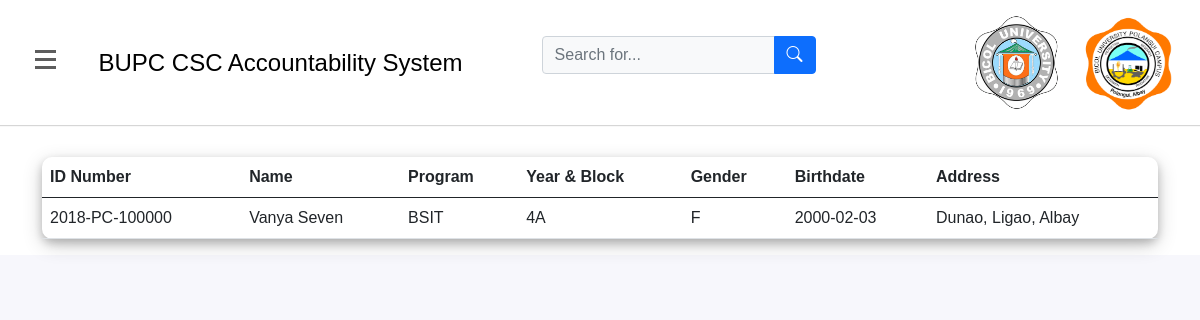
The app's page /admin/student_info.php (signed in) with its own data.
### tables this page shows
CREATE TABLE `student_info` (
  `stud_id` varchar(50) NOT NULL,
  `bu_email` varchar(256) NOT NULL,
  `stud_name` varchar(255) NOT NULL,
  `stud_program` varchar(128) NOT NULL,
  `stud_year_block` varchar(30) NOT NULL,
  `gender` varchar(11) NOT NULL COMMENT 'M-male, F-female',
  `stud_birthdate` date NOT NULL COMMENT 'yyyy-mm-dd',
  `stud_address` varchar(256) NOT NULL COMMENT 'brgy/city/province'
);

### admin/student_info.php (the view, shortened to what this page needs)
<?php
include_once "../includes/db_conn.php";
if(isset($_SESSION['user_type']) && isset($_SESSION['stud_id']) ){
?>
<!doctype html>
<html lang="en">
  <head>
    <link rel="stylesheet" href="https://cdn.jsdelivr.net/npm/bootstrap@5.0.1/dist/css/bootstrap.min.css" >
    <link rel="stylesheet" href="https://cdn.jsdelivr.net/npm/bootstrap-icons@1.5.0/font/bootstrap-icons.css">
    <link rel="stylesheet" href="../css/dash.css">
    <link rel="stylesheet" href="https://use.fontawesome.com/releases/v5.7.2/css/all.css" >
  </head>
  <body>
  <div id="wrapper">
        <div id="page-content-wrapper">
			<div id="content">
       <div class="container-fluid p-0 px-lg-0 px-md-0">
        <nav class="navbar navbar-expand navbar-light my-navbar">
            <div type="button"  id="bar" class="nav-icon1 hamburger animated fadeInLeft is-closed" data-toggle="offcanvas">
               <span></span>
			    <span></span>
				 <span></span>
            </div>
          <div class="container-fluid">
             <div id="nav-alert">
                  <a href="index.php">BUPC CSC Accountability System</a>
              </div>
               <form class="d-flex">
               <div class="input-group mb-3">
               <input type="text" class="form-control bg-light " placeholder="Search for..." aria-label="Search">
               <button class="btn btn-primary" type="button">
               <i class="bi bi-search"></i>
               </button>
               </div>
               </form>
               <div>
               <img class="img-profile " src="../img/logo2.png" width="115px" height="105px">
                  <img class="img-profile" src="../img/logo1.png" width="100px" height="100px">
               </div>
             </div>
        </nav>
        <section id="content">
            <div class="main__container" style="margin-top:2rem;">
             <div class="container__fluid">
                    <div class="row" id="contentPanel">
                    <div class="col-12">
                        <?php
                                            $sql =" SELECT `stud_id`
                                                            , `stud_name`
                                                            , `stud_program`
                                                            , `stud_year_block`
                                                            , `gender`
                                                            , `stud_birthdate`
                                                            , `stud_address`
                                                            FROM `student_info` ;";
                            $stmt=mysqli_stmt_init($conn);
                            if (!mysqli_stmt_prepare($stmt, $sql)){
                              header("location: student_info.php?error");
                                exit();
                                }
                                mysqli_stmt_execute($stmt);
                                $resultData = mysqli_stmt_get_result($stmt); ?>
                            <div class="container">
                                <div class="row">
                                    <table class="table table-hover" style="box-shadow: 0 4px 8px 0 rgba(0, 0, 0, 0.2), 0 6px 20px 0 rgba(0, 0, 0, 0.19);
                                                                            border-radius: 10px;">
                                                <thead>
                                                    <th>ID Number</th>
                                                    <th>Name</th>
                                                    <th>Program</th>
                                                    <th>Year & Block</th>
                                                    <th>Gender</th>
                                                    <th>Birthdate</th>
                                                    <th>Address</th>
                                                </thead>
                                            <?php while($row = mysqli_fetch_assoc($resultData)){ ?>
                                                <tr>
                                                    <td><?php echo $row['stud_id']; ?></td>
                                                    <td><?php echo $row['stud_name']; ?></td>
                                                    <td><?php echo $row['stud_program'];?></td>
                                                    <td><?php echo $row['stud_year_block'];?></td>
                                                    <td><?php echo $row['gender'];?></td>
                                                    <td><?php echo $row['stud_birthdate'];?></td>
                                                    <td><?php echo $row['stud_address'];?></td>
                                                </tr>
                                            <?php }?>
                                    </table>
                            </div>
                        </div>
             </div>
           </div>
          </div>
        </section>
    </div>
    <?php
}
else{
header("location: ../index.php");
}
?>
  </body>
</html>

### css/dash.css (style rules this page uses)
body { position: relative; overflow-x:hidden; background: #f7f7fc; font-family: sans-serif; }
body, html { height: 100%; }
#nav-alert { padding-left:1rem; text-decoration: none; list-style: none; display: flex; align-items: center; justify-content: center; margin: 2rem ; margin-left: -1rem; margin-right: -4rem; }
#nav-alert a { color: black; font-size: 1.5rem; text-decoration: none; }
#page-content-wrapper { background: white; width: 100%; transition: all 0.5s ease; }
#content { height: 100%; width: 100%; transition: all 0.5s ease; }
.nav-icon1 { z-index: 999; position:relative; display: block; width:23px; margin:0px 30px 0px 25px; cursor:pointer; height: 25px; }
.nav-icon1 span { position:absolute; top:0; width:100%; height:3px; cursor:pointer; background-color:#5d5d5d; left:0; transform:rotate(0deg); transition:.30s ease-in-out; }
.nav-icon1 span:nth-of-type(1) { top:0; }
.nav-icon1 span:nth-of-type(2) { top:8px; }
.nav-icon1 span:nth-of-type(3) { top:16px; }
.my-navbar { padding: 10px; background-color:white; box-shadow: 0 1px 1px 0 rgba(0,0,0,.16); }

### records on screen
student_info: stud_id "2018-PC-100000", stud_name "Vanya Seven", stud_program "BSIT", stud_year_block "4A", gender "F", stud_birthdate "2000-02-03", stud_address "Dunao, Ligao, Albay"
